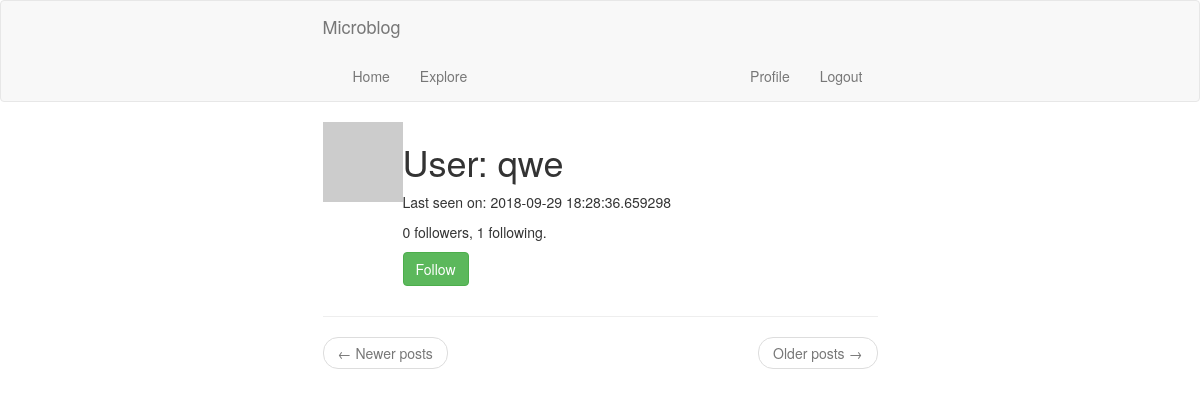
Page /user/qwe (signed in) on the earlier database version.
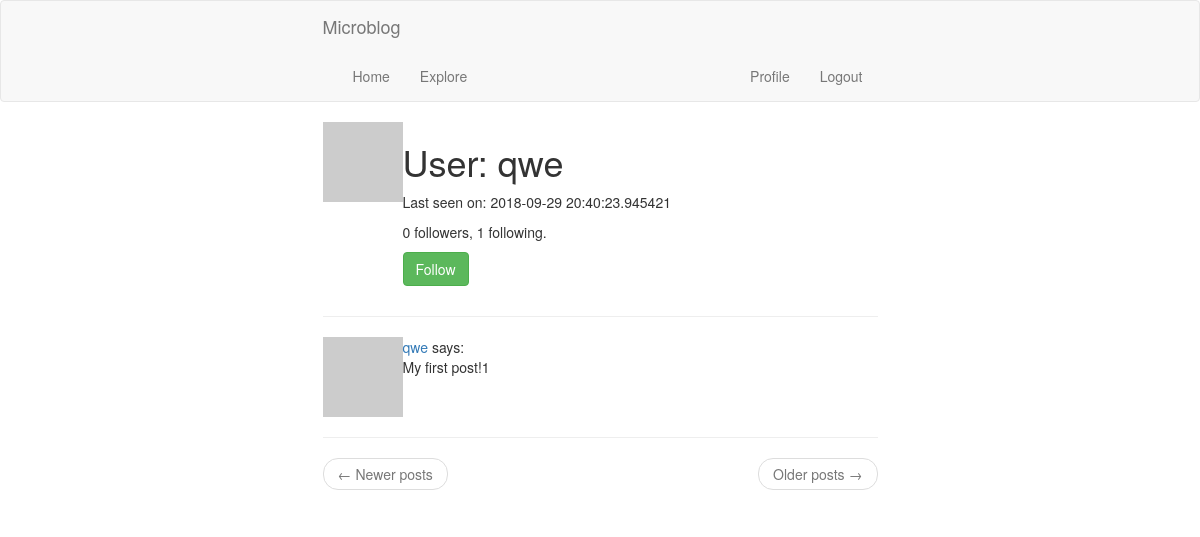
Same page on the later database version.
### app/models.py (models this page shows, shortened)
class User(db.Model, UserMixin):
    id: int = db.Column(db.Integer, primary_key=True)
    username: str = db.Column(db.String(64), index=True, unique=True)
    email: str = db.Column(db.String(120), index=True, unique=True)
    password_hash: str = db.Column(db.String(128))
    about_me: str = db.Column(db.String(140))
    last_seen: str = db.Column(db.DateTime, default=datetime.utcnow)
    posts = db.relationship('Post', backref='author', lazy='dynamic')
    followed = db.relationship('User', secondary=followers,
                               primaryjoin=(followers.c.follower_id == id),
                               secondaryjoin=(followers.c.followed_id == id),
                               backref=db.backref('followers', lazy='dynamic'), lazy='dynamic')
    def avatar(self, size):
        digest = md5(self.email.lower().encode('utf-8')).hexdigest()
        return 'https://www.gravatar.com/avatar/{}?d=identicon&s={}'.format(digest, size)
    def is_following(self, user):
        return self.followed.filter(followers.c.followed_id == user.id).count() > 0

class Post(db.Model):
    id = db.Column(db.Integer, primary_key=True)
    body = db.Column(db.String(140))
    timestamp = db.Column(db.DateTime, index=True, default=datetime.utcnow)
    user_id = db.Column(db.Integer, db.ForeignKey('user.id'))

### app/routes.py (the view)
@app.route('/user/<username>')
@login_required
def user(username):
    user = User.query.filter_by(username=username).first_or_404()
    page = request.args.get('page', 1, type=int)
    posts = user.posts.order_by(Post.timestamp.desc()).paginate(page, app.config['POSTS_PER_PAGE'], False)
    next_url = url_for('user', username=user.username, page=posts.next_num) if posts.has_next else None
    prev_url = url_for('user', username=user.username, page=posts.prev_num) if posts.has_prev else None
    return render_template('user.html', user=user, posts=posts.items,
                           next_url=next_url, prev_url=prev_url)

### app/models.py (called while the page is built)
@login.user_loader
def load_user(id):
    return User.query.get(int(id))

### app/routes.py (called while the page is built)
@app.before_request
def before_request():
    if current_user.is_authenticated:
        current_user.last_seen = datetime.utcnow()
        db.session.commit()

### app/templates/user.html (shortened to what this page needs)
{% extends "base.html" %}
{% block app_content %}
    <table>
        <tr valign="top">
            <td><img src="{{ user.avatar(128) }}"></td>
            <td>
                <h1>User: {{ user.username }}</h1>
                {% if user.last_seen %}<p>Last seen on: {{ user.last_seen }}</p>{% endif %}
                <p>{{ user.followers.count() }} followers, {{ user.followed.count() }} following.</p>
                {% if user == current_user %}
                <p><a href="{{ url_for('edit_profile') }}">Edit your profile</a></p>
                {% elif not current_user.is_following(user) %}
                <p><a class="btn btn-success" href="{{ url_for('follow', username=user.username) }}">Follow</a></p>
                {% else %}
                <p><a class="btn btn-danger" href="{{ url_for('unfollow', username=user.username) }}">Unfollow</a></p>
                {% endif %}
            </td>
        </tr>
    </table>
    <hr>
    {% for post in posts %}
        {% include '_post.html' %}
    {% endfor %}
    <nav aria-label="...">
        <ul class="pager">
            <li class="previous{% if not prev_url %} disabled{% endif %}">
                <a href="{{ prev_url or '#' }}">
                    <span aria-hidden="true">&larr;</span> Newer posts
                </a>
            </li>
            <li class="next{% if not next_url %} disabled{% endif %}">
                <a href="{{ next_url or '#' }}">
                    Older posts <span aria-hidden="true">&rarr;</span>
                </a>
            </li>
        </ul>
    </nav>
{% endblock %}

### app/templates/_post.html
<table>
    <tr valign="top">
        <td width="70px">
            <a href="{{ url_for('user', username=post.author.username) }}">
                <img src="{{ post.author.avatar(70) }}">
            </a>
        </td>
        <td>
            <a href="{{ url_for('user', username=post.author.username) }}">
                {{ post.author.username }}
            </a>
            says:
            <br>
            {{ post.body }}
        </td>
    </tr>
</table>
<hr>

Differences in the rows shown:
changed User "qwe": last_seen "2018-09-29 18:28:36.659298" → "2018-09-29 20:40:23.945421"
added Post: author.username "qwe", body "My first post!1"
